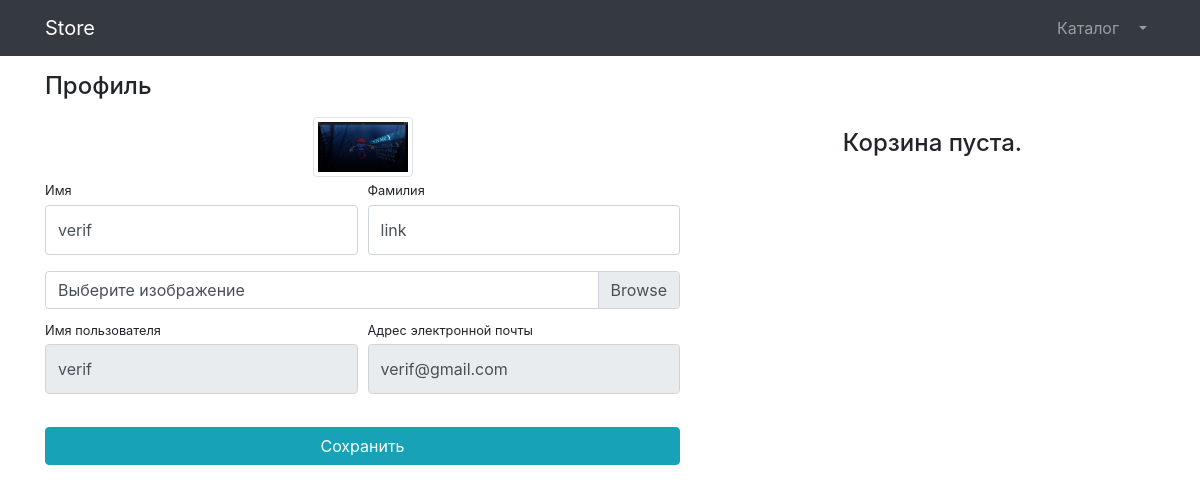
The page /users/profile/ (signed in) on the database its author committed.
### users/models.py (models this page shows)
class User(AbstractUser):
    image = models.ImageField(upload_to='users_images', null=True, blank=True)
    is_verified_email = models.BooleanField(default=False)

### users/views.py (the view)
# urls.py: path('profile/', UserProfileView.as_view(), name='profile'),
class UserProfileView(TitleMixin, LoginRequiredMixin, UpdateView):
    model = User
    form_class = UserProfileForm
    template_name = 'users/profile.html'
    title = 'Store - Профиль'
    success_url = reverse_lazy('users:profile')
    def get_object(self, queryset=None):
        return self.request.user

### users/forms.py
class UserProfileForm(UserChangeForm):
    first_name = forms.CharField(widget=forms.TextInput(attrs={
        'class': 'form-control py-4'
    }))
    last_name = forms.CharField(widget=forms.TextInput(attrs={
        'class': 'form-control py-4'
    }))
    image = forms.ImageField(widget=forms.FileInput(attrs={
        'class': 'custom-file-input'
    }), required=False)
    username = forms.CharField(widget=forms.TextInput(attrs={
        'class': 'form-control py-4', 'readonly': True
    }))
    email = forms.CharField(widget=forms.TextInput(attrs={
        'class': 'form-control py-4', 'readonly': True
    }))
    class Meta:
        model = User
        fields = ('first_name', 'last_name', 'image', 'username', 'email')

### common/views.py (called while the page is built)
    def get_context_data(self, **kwargs):
        context = super(TitleMixin, self).get_context_data()
        context['title'] = self.title
        return context

### products/context_processors.py (called while the page is built)
def baskets(request):
    user = request.user if request.user.is_authenticated else None
    if user is None:
        return {'baskets': []}
    return {'baskets': Basket.objects.filter(user=user)}

### users/templates/users/profile.html (shortened to what this page needs)
{% extends 'products/base.html' %}
{% load static %}
{% block css %}
<link href="../vendor/css/profile.css" rel="stylesheet">
{% endblock css %}
{% block content %}
<div class="container">
    <div class="row">
        <div class="col-lg-7">
            <h4 class="mt-3 mb-3">Профиль</h4>
            <div class="col-lg-12 text-center">
                <img width="100" height="100"
                    src="{% if user.image %}{{ user.image.url }}{% else %}{% static 'vendor/img/users/default_avatar.jpg' %}{% endif %}"
                    class="img-thumbnail">
            </div>
            <form action="{% url 'users:profile' %}" method="post" enctype="multipart/form-data">
                <div class="form-row">
                    <div class="col-lg-6">
                        <div class="form-group">
                            <label class="small mb-1" for="{{ form.first_name.id_for_label }}">Имя</label>
                            {{ form.first_name }}
                        </div>
                    </div>
                    <div class="col-lg-6">
                        <div class="form-group">
                            <label class="small mb-1" for="{{ form.last_name.id_for_label }}">Фамилия</label>
                            {{ form.last_name }}
                        </div>
                    </div>
                </div>
                <div class="form-row mb-2">
                    <div class="col-lg-12">
                        <div class="custom-file">
                            <label class="custom-file-label" for="{{ form.image.id_for_label }}">Выберите изображение</label>
                        </div>
                    </div>
                </div>
                <div class="form-row">
                    <div class="col-lg-6">
                        <label class="small mb-1" for="{{ form.username.id_for_label }}">Имя пользователя</label>
                        {{ form.username }}
                    </div>
                    <div class="col-lg-6">
                        <label class="small mb-1" for="{{ form.email.id_for_label }}">Адрес электронной
                            почты</label>
                        {{ form.email }}
                    </div>
                </div>
                <div class="form-row">
                    <div class="col-lg-12" style="margin-top: 33px;">
                        <input class="btn btn-info btn-block" type="submit" value="Сохранить">
                    </div>
                </div>
            </form>
        </div>
        <div class="col-lg-5" style="margin-top: 5%;">
        {% include 'products/baskets.html' %}
        </div>
    </div>
</div>
{% endblock content %}

### rows shown on the page
User: image (picture), first_name "verif", last_name "link", username "verif", email "verif@gmail.com"
